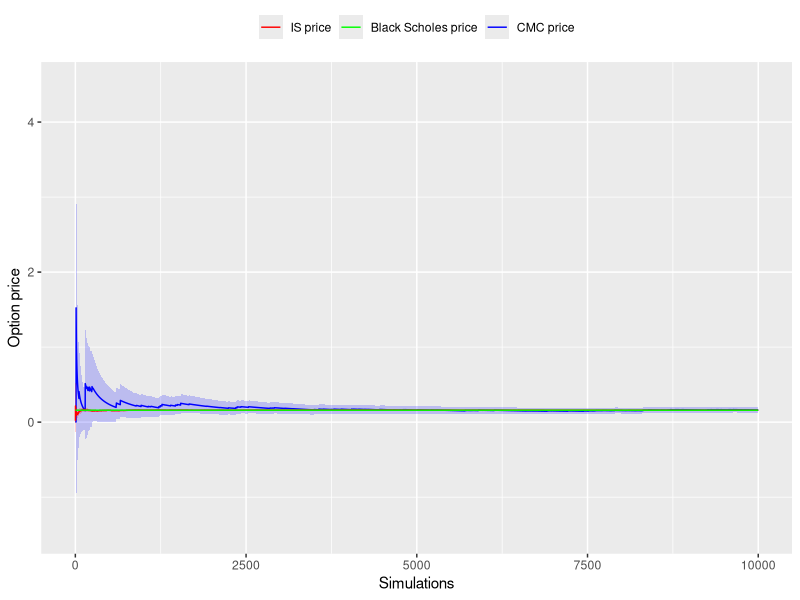

This chart was generated by the following R code:
library(ggplot2)

# ===== Initial parameters ==================== #
n   <- 10000
s   <- 100
k   <- 160
r   <- 0.05
v   <- 0.2
mat <- 1
dt  <- 1 / 1000
ts  <- mat / dt
z   <- rnorm(n, 0, 1)

# ===== Useful computations =================== #
dc    <- exp(-r * mat)
drift <- (r - 0.5 * v ** 2) * mat
vol   <- v * sqrt(mat)
# ============================================= #

# ============================================= #
# ===== Analytic European call option price === #
# ============================================= #
bs <- function(price, vol, mat, rate, strike){
  d1 <- (log(price / strike) + (rate + 0.5 * vol ** 2) * mat)/(vol * sqrt(mat))
  d2 <- d1 - vol * sqrt(mat)
  
  # mean and sd do not need to be specified: default to N(0,1)
  n1 <- pnorm(d1, mean = 0, sd = 1)
  n2 <- pnorm(d2, mean = 0, sd = 1)
  dc <- exp(-rate * mat)
  
  return(price * n1 - dc * strike * n2)
}

price <- bs(price = s, vol = v, mat = mat, rate = r, strike = k)
price <- rep(price, n)
# ============================================= #

# ===== Initialisation ======================== #
cmc_payoff <- is_payoff <- rep(0, n)
cmc_price  <- is_price  <- rep(0, n)
cmc_se     <- is_se     <- rep(0, n)
w                       <- rep(0, n)
# ============================================= #

# ============================================= #
# ===== importance sampling =================== #
# ============================================= #

k_star <- 90 + seq(0,5*18,5)
trials <- length(k_star)
mean_k <- log(k_star) + drift

# CMC mean identified
index     <- which(k_star == s)
cmc_drift <- mean_k[index]

# Matrix and vector initialisation
k_price_is <- k_sd_is  <- rep(0, trials)

# Choosing optimal drift
for (i in 1:trials){
  S <- mean_k[i] + vol * z
  C <- dc * pmax(exp(S) - k, 0)
  
  f <- dnorm(S, mean = mean_k[index], sd = vol)
  g <- dnorm(S, mean = mean_k[i],     sd = vol)
  w <- f / g
  
  k_price_is[i] <- mean(C * w)
  k_sd_is[i]    <- sd(C * w) / sqrt(n)
}

# Optimal drift specified
opt       <- which.min(k_sd_is)
opt_drift <- mean_k[opt]

# ============================================= #

# ============================================= #
# ===== Showing convergence of price ========== #
# ============================================= #

for (i in 1:n){
  # Crude monte carlo
  cmc_payoff[i] <- dc * pmax(exp(cmc_drift + vol * z[i]) - k, 0)
  cmc_price[i]  <- sum(cmc_payoff) / i
  cmc_se[i]     <- ifelse(i == 1, 0, sd(cmc_payoff[1:i]) / sqrt(i))
  if(i == 2){cmc_se[i-1] <- cmc_se[i]}
  
  # Importance sampling
  s_mat        <- opt_drift + vol * z[i]
  is_payoff[i] <- dc * pmax(exp(s_mat) - k, 0)
  
  f      <- dnorm(s_mat, mean = cmc_drift, sd = vol)
  g      <- dnorm(s_mat, mean = opt_drift, sd = vol)
  w[i]   <- f / g
  
  is_price[i] <- sum(is_payoff * w) / i
  is_se[i]    <- ifelse(i == 1, 0, sd(is_payoff[1:i] * w[1:i]) / sqrt(i))
  if(i == 2){is_se[i-1] <- is_se[i]}
}

is_top <- is_price + 1.96 * is_se
is_bot <- is_price - 1.96 * is_se
cmc_top <- cmc_price + 1.96 * cmc_se
cmc_bot <- cmc_price - 1.96 * cmc_se

x <- seq(1, n, 1)
ggplot(NULL) +
  geom_line(aes(x = x,
                y = cmc_price,
                colour = 'CMC price')) +
  geom_ribbon(aes(x = x,
                  ymin = cmc_bot,
                  ymax = cmc_top),
              fill = 'blue',
              alpha = 0.2) +
  geom_line(aes(x = x,
                y = is_price,
                colour = 'IS price')) +
  geom_ribbon(aes(x = x,
                  ymin = is_bot,
                  ymax = is_top),
              fill = 'red',
              alpha = 0.2) +
  geom_line(aes(x = x,
                y = price,
                colour = 'Black Scholes price')) +
  labs(x = 'Simulations', y = 'Option price') +
  scale_colour_manual(values = c('IS price' = 'red',
                                 'Black Scholes price' = 'green',
                                 'CMC price' = 'blue'),
                      breaks=c('IS price',
                               'Black Scholes price',
                               'CMC price')) +
  theme(legend.position = 'top',
        legend.direction = 'horizontal',
        legend.title = element_blank())

# Values coordinates colours with labels
# breaks controls ordering